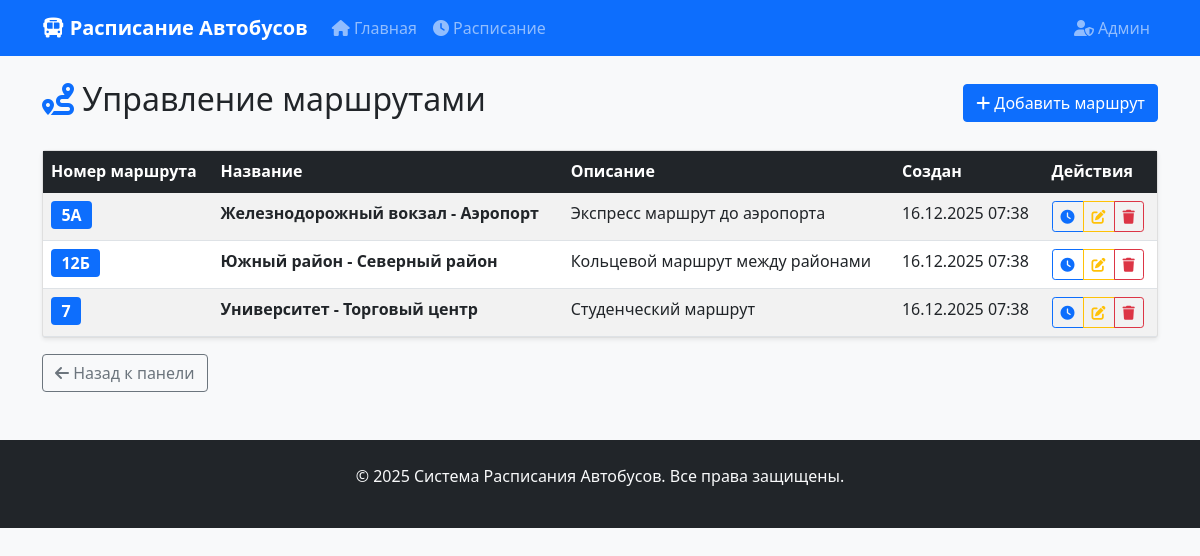
The page /admin/routes (signed in) on the database its author committed.
### models.py (models this page shows)
class Route(Base):
    __tablename__ = "routes"
    id = Column(Integer, primary_key=True, index=True)
    route_number = Column(String, unique=True, index=True)
    route_name = Column(String)
    description = Column(Text, nullable=True)
    created_at = Column(DateTime(timezone=True), server_default=func.now())
    updated_at = Column(DateTime(timezone=True), server_default=func.now(), onupdate=func.now())
    schedules = relationship("Schedule", back_populates="route")

### main.py (the view)
@app.get("/admin/routes", response_class=HTMLResponse)
async def admin_routes(request: Request, db: Session = Depends(get_db), current_admin: Admin = Depends(get_current_admin)):
    routes = db.query(Route).all()
    return templates.TemplateResponse("admin_routes.html", {
        "request": request,
        "routes": routes
    })

### templates/admin_routes.html (shortened to what this page needs)
{% extends "base.html" %}
{% block content %}
<div class="row">
    <div class="col-12">
        <div class="d-flex justify-content-between align-items-center mb-4">
            <h2><i class="fas fa-route text-primary"></i> Управление маршрутами</h2>
            <a href="/admin/route/add" class="btn btn-primary">
                <i class="fas fa-plus"></i> Добавить маршрут
            </a>
        </div>
        {% if routes %}
            <div class="card">
                <div class="card-body p-0">
                    <div class="table-responsive">
                        <table class="table table-striped mb-0">
                            <thead class="table-dark">
                                <tr>
                                    <th>Номер маршрута</th>
                                    <th>Название</th>
                                    <th>Описание</th>
                                    <th>Создан</th>
                                    <th>Действия</th>
                                </tr>
                            </thead>
                            <tbody>
                                {% for route in routes %}
                                <tr>
                                    <td>
                                        <span class="badge bg-primary fs-6">{{ route.route_number }}</span>
                                    </td>
                                    <td><strong>{{ route.route_name }}</strong></td>
                                    <td>{{ route.description or "—" }}</td>
                                    <td>{{ route.created_at.strftime('%d.%m.%Y %H:%M') }}</td>
                                    <td>
                                        <div class="btn-group" role="group">
                                            <a href="/admin/route/{{ route.id }}/schedules" class="btn btn-sm btn-outline-primary" title="Управление расписанием">
                                                <i class="fas fa-clock"></i>
                                            </a>
                                            <a href="/admin/route/{{ route.id }}/edit" class="btn btn-sm btn-outline-warning" title="Редактировать маршрут">
                                                <i class="fas fa-edit"></i>
                                            </a>
                                            <button class="btn btn-sm btn-outline-danger" title="Удалить маршрут" onclick="deleteRoute({{ route.id }}, '{{ route.route_number }}')">
                                                <i class="fas fa-trash"></i>
                                            </button>
                                        </div>
                                    </td>
                                </tr>
                                {% endfor %}
                            </tbody>
                        </table>
                    </div>
                </div>
            </div>
        {% endif %}
        <div class="mt-3">
            <a href="/admin/dashboard" class="btn btn-outline-secondary">
                <i class="fas fa-arrow-left"></i> Назад к панели
            </a>
        </div>
    </div>
</div>
{% endblock %}

### templates/base.html (style rules this page uses)
body { background-color: #f8f9fa; }
.card { box-shadow: 0 0.125rem 0.25rem rgba(0, 0, 0, 0.075); border: 1px solid rgba(0, 0, 0, 0.125); }

### rows shown on the page
Route: route_number "5A", route_name "Железнодорожный вокзал - Аэропорт", description "Экспресс маршрут до аэропорта", created_at "16.12.2025 07:38"
Route: route_number "12Б", route_name "Южный район - Северный район", description "Кольцевой маршрут между районами", created_at "16.12.2025 07:38"
Route: route_number "7", route_name "Университет - Торговый центр", description "Студенческий маршрут", created_at "16.12.2025 07:38"
